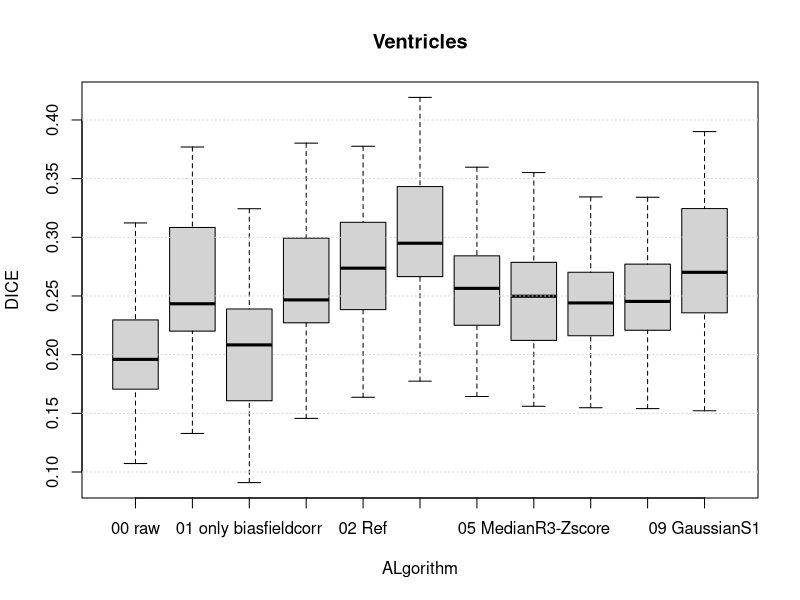
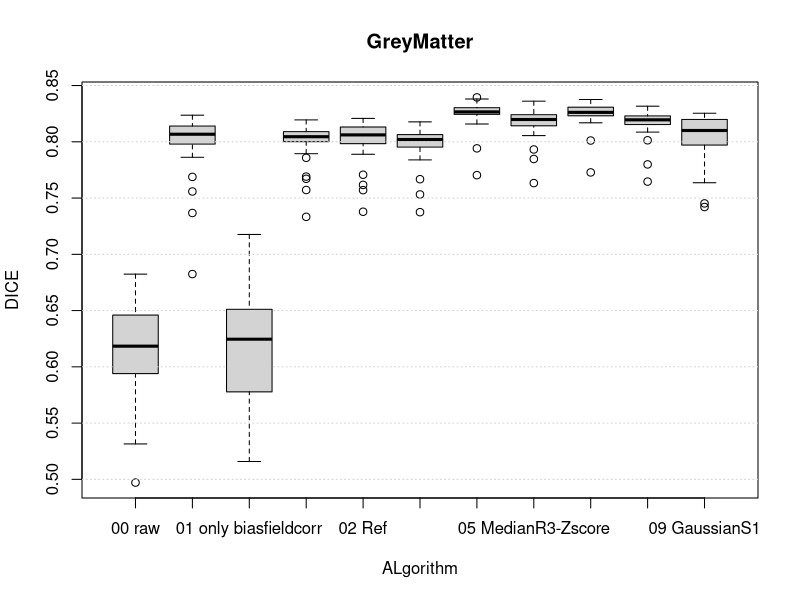
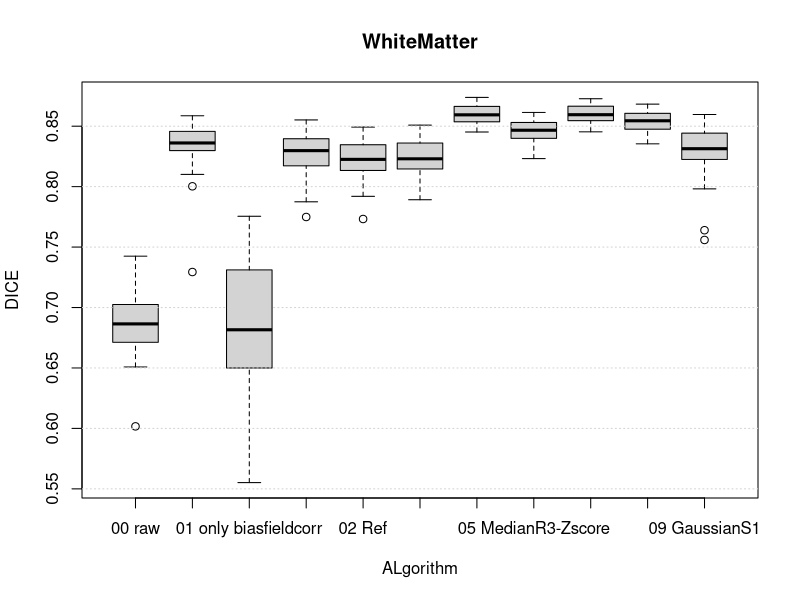

Source code (R) for these figures, in order:

# set working directory
setwd("/home/martin/CloudStation/Schule/Msc/3Semester/Medical_Image_Analysis_Lab/work/MIALab_Doc/result")

# import data
df1 <- read.csv("results-reference.csv", header = TRUE, sep = ";")
df2 <- read.csv("results-zcore.csv", header = TRUE, sep = ";")
df3 <- read.csv("results-medianR1.csv", header = TRUE, sep = ";")
df4 <- read.csv("results-medianR2.csv", header = TRUE, sep = ";")
df5 <- read.csv("results-medianR3.csv", header = TRUE, sep = ";")
df6 <- read.csv("results-medianR3_Zscore.csv", header = TRUE, sep = ";")
df7 <- read.csv("results-medianR1_Zscore.csv", header = TRUE, sep = ";")
df8 <- read.csv("results-Zscore_medianR2.csv", header = TRUE, sep = ";")
df9 <- read.csv("results_mni_biasfieldcorr.csv", header = TRUE, sep = ";")
df10 <- read.csv("results_nmi.csv", header = TRUE, sep = ";")
df11 <- read.csv("results_gaussian_S1.csv", header = TRUE, sep = ";")

df1["ALgorithm"] <-  "02 Ref"
df2["ALgorithm"] <-  "07 ZScore"
df3["ALgorithm"] <-  "01 MedianR1"
df4["ALgorithm"] <-  "02 MedianR2"
df5["ALgorithm"] <-  "03 MedianR3"
df6["ALgorithm"] <-  "05 MedianR3-Zscore"
df7["ALgorithm"] <-  "04 MedianR1-Zscore"
df8["ALgorithm"] <-  "08 Zscore-MedianR2"
df9["ALgorithm"] <-  "01 only biasfieldcorr"
df10["ALgorithm"] <- "00 raw"
df11["ALgorithm"] <- "09 GaussianS1"

total <- rbind(df1,df2,df3,df4,df5,df6,df7,df8,df9,df10,df11)

#colnames(df1)[colnames(df1)=="DICE"] <- "DICE_REF"
#colnames(df2)[colnames(df2)=="DICE"] <- "DICE_ZSCORE"
#colnames(df3)[colnames(df3)=="DICE"] <- "DICE_MEDIAN"

#mytempdata = merge(df1, df2, by=c("ID","LABEL"), all=TRUE)
#mytempdata = merge(df1, df2, all=TRUE)
#dat_merge <- merge(mytempdata,df3)


# Summary per Label
#by(dat_merge, dat_merge$LABEL, summary)


spt1 <- split(total, total$LABEL) 

png('boxplot_Ventricles.png', width = 1500, height =800 , units = 'px')
#postscript('boxplot_Ventricles.ps')
boxplot(DICE ~ ALgorithm,data=spt1[["Ventricles"]],main="Ventricles")
grid(nx=NA, ny=NULL) #grid over boxplot
dev.off()

png('boxplot_GreyMatter.png', width = 1500, height =800 , units = 'px')
#postscript('boxplot_GreyMatter.ps')
boxplot(DICE ~ ALgorithm,data=spt1[["GreyMatter"]],main="GreyMatter")
grid(nx=NA, ny=NULL) #grid over boxplot
dev.off()

png('boxplot_WhithMatter.png', width = 1500, height =800 , units = 'px')
#postscript('boxplot_WhithMatter.ps')
boxplot(DICE ~ ALgorithm,data=spt1[["WhiteMatter"]],main="WhiteMatter")
grid(nx=NA, ny=NULL) #grid over boxplot
dev.off()

